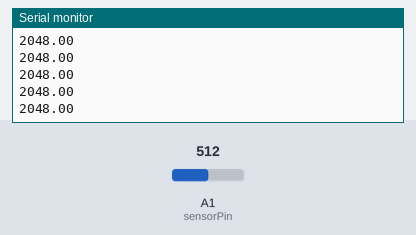
This sketch was run on a simulated Arduino Zero (SAMD21). Shown: the last lines printed to the serial monitor. The inputs (shaded band) are chosen by the test bench; at power-on: A1 (sensorPin) = 512 (analog values on the 0–1023 scale).

Above: at 1.2 s.
1.3 s: A1 (sensorPin) set to 716
At 1.9 s:
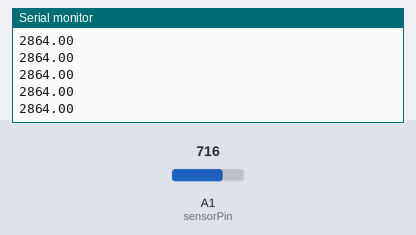
2.8 s: A1 (sensorPin) set to 900
At 3.6 s:
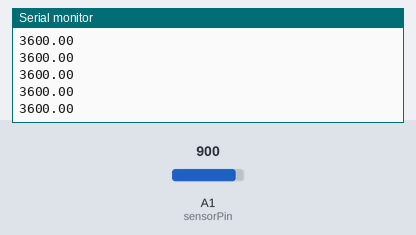
Timing chart, 0 to 5.8 s (numbered marks = the images above; inputs shaded):
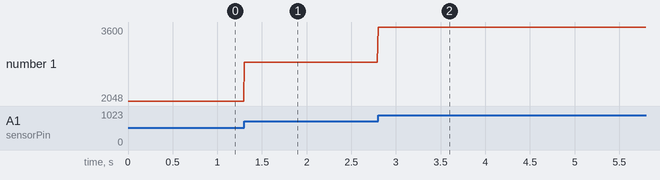

The sketch:

Signal_acquisition.ino
```cpp
int sensorPin = A1;  // select the input pin for the potentiometer
float sensorValue = 0; // variable to store the value coming from the sensor

void setup()
{
    Serial.begin(9600);
    analogReadResolution(12);
}

void loop()
{
    // read the value from the sensor:
    sensorValue = analogRead(sensorPin);
    Serial.println(sensorValue);
    delay(10);
}
```

Measured:
- after the input at 1.3 s, the serial monitor: prints a new line at once (image 1)
- after the input at 2.8 s, the serial monitor: prints a new line at once (image 2)
- plotted number 1: 2048 → 2864 after the input at 1.3 s, 2864 → 3600 after the input at 2.8 s
